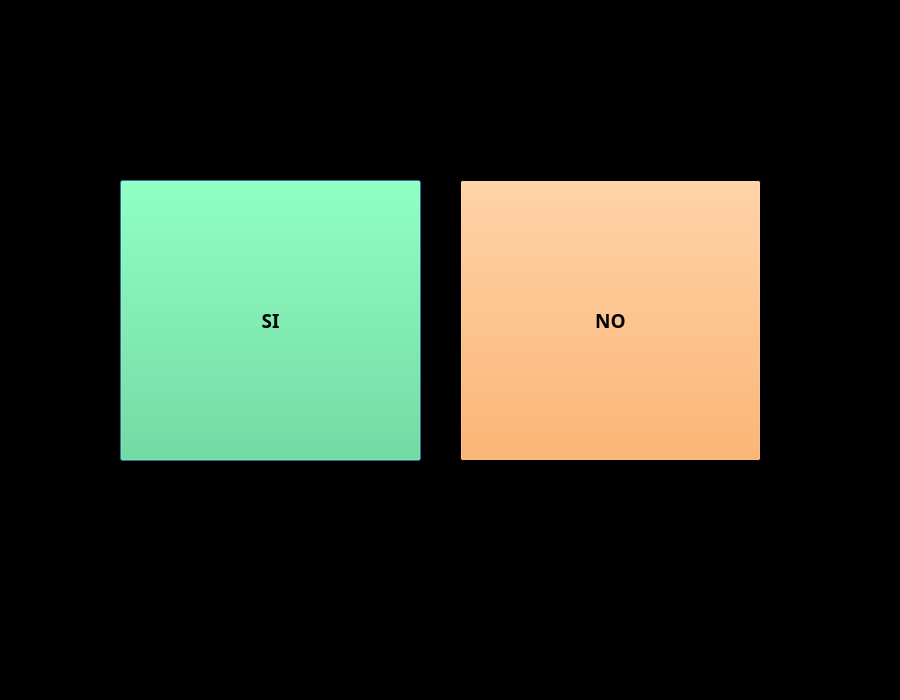
<?xml version="1.0" encoding="UTF-8"?>
<ui version="4.0">
 <class>aceptarUI</class>
 <widget class="QDialog" name="aceptarUI">
  <property name="geometry">
   <rect>
    <x>0</x>
    <y>0</y>
    <width>900</width>
    <height>700</height>
   </rect>
  </property>
  <property name="palette">
   <palette>
    <active>
     <colorrole role="Base">
      <brush brushstyle="SolidPattern">
       <color alpha="255">
        <red>255</red>
        <green>255</green>
        <blue>255</blue>
       </color>
      </brush>
     </colorrole>
     <colorrole role="Window">
      <brush brushstyle="SolidPattern">
       <color alpha="255">
        <red>0</red>
        <green>0</green>
        <blue>0</blue>
       </color>
      </brush>
     </colorrole>
    </active>
    <inactive>
     <colorrole role="Base">
      <brush brushstyle="SolidPattern">
       <color alpha="255">
        <red>255</red>
        <green>255</green>
        <blue>255</blue>
       </color>
      </brush>
     </colorrole>
     <colorrole role="Window">
      <brush brushstyle="SolidPattern">
       <color alpha="255">
        <red>0</red>
        <green>0</green>
        <blue>0</blue>
       </color>
      </brush>
     </colorrole>
    </inactive>
    <disabled>
     <colorrole role="Base">
      <brush brushstyle="SolidPattern">
       <color alpha="255">
        <red>0</red>
        <green>0</green>
        <blue>0</blue>
       </color>
      </brush>
     </colorrole>
     <colorrole role="Window">
      <brush brushstyle="SolidPattern">
       <color alpha="255">
        <red>0</red>
        <green>0</green>
        <blue>0</blue>
       </color>
      </brush>
     </colorrole>
    </disabled>
   </palette>
  </property>
  <property name="windowTitle">
   <string>Form</string>
  </property>
  <widget class="QPushButton" name="si">
   <property name="geometry">
    <rect>
     <x>120</x>
     <y>180</y>
     <width>301</width>
     <height>281</height>
    </rect>
   </property>
   <property name="palette">
    <palette>
     <active>
      <colorrole role="Button">
       <brush brushstyle="SolidPattern">
        <color alpha="255">
         <red>87</red>
         <green>227</green>
         <blue>137</blue>
        </color>
       </brush>
      </colorrole>
     </active>
     <inactive>
      <colorrole role="Button">
       <brush brushstyle="SolidPattern">
        <color alpha="255">
         <red>87</red>
         <green>227</green>
         <blue>137</blue>
        </color>
       </brush>
      </colorrole>
     </inactive>
     <disabled>
      <colorrole role="Button">
       <brush brushstyle="SolidPattern">
        <color alpha="255">
         <red>87</red>
         <green>227</green>
         <blue>137</blue>
        </color>
       </brush>
      </colorrole>
     </disabled>
    </palette>
   </property>
   <property name="font">
    <font>
     <family>Ubuntu Mono</family>
     <pointsize>14</pointsize>
     <weight>75</weight>
     <bold>true</bold>
    </font>
   </property>
   <property name="text">
    <string>SI</string>
   </property>
  </widget>
  <widget class="QPushButton" name="no">
   <property name="geometry">
    <rect>
     <x>460</x>
     <y>180</y>
     <width>301</width>
     <height>281</height>
    </rect>
   </property>
   <property name="palette">
    <palette>
     <active>
      <colorrole role="Button">
       <brush brushstyle="SolidPattern">
        <color alpha="255">
         <red>255</red>
         <green>163</green>
         <blue>72</blue>
        </color>
       </brush>
      </colorrole>
     </active>
     <inactive>
      <colorrole role="Button">
       <brush brushstyle="SolidPattern">
        <color alpha="255">
         <red>255</red>
         <green>163</green>
         <blue>72</blue>
        </color>
       </brush>
      </colorrole>
     </inactive>
     <disabled>
      <colorrole role="Button">
       <brush brushstyle="SolidPattern">
        <color alpha="255">
         <red>255</red>
         <green>163</green>
         <blue>72</blue>
        </color>
       </brush>
      </colorrole>
     </disabled>
    </palette>
   </property>
   <property name="font">
    <font>
     <family>Ubuntu Mono</family>
     <pointsize>14</pointsize>
     <weight>75</weight>
     <bold>true</bold>
    </font>
   </property>
   <property name="text">
    <string>NO</string>
   </property>
  </widget>
 </widget>
 <resources/>
 <connections/>
</ui>
